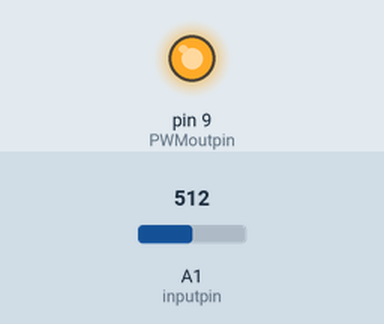
This sketch was run on a simulated Arduino Uno, built with avr-gcc and run on an emulated ATmega328P. Shown: output pins drawn as LEDs (lit = HIGH). The test bench sets the inputs (shaded band); at power-on: A1 (inputpin) = 512. What the sketch prints to the serial monitor is not drawn.

Above: at 1.2 s.
1.3 s: A1 (inputpin) set to 306
At 2.5 s:
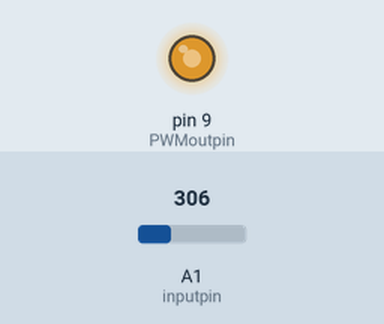
2.8 s: A1 (inputpin) set to 511
At 3.4 s:
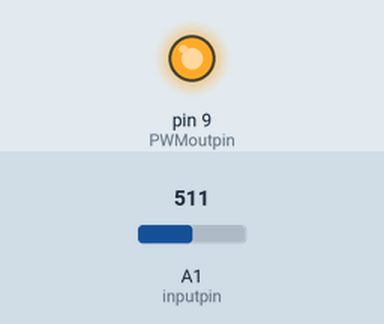
4.3 s: A1 (inputpin) set to 122
At 5.5 s:
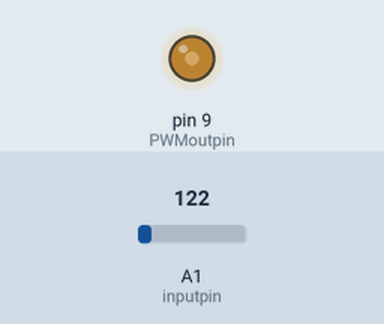
Timing chart, 0 to 7.3 s (numbered marks = the images above; inputs shaded):
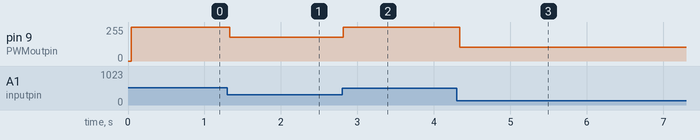

The sketch:

12V_Arduino_Buck_Converter_PID.ino
```cpp
#include <PID_v1.h>

int inputpin = A1;
int PWMoutpin = 9;

unsigned long previoustime;
unsigned long time;
unsigned long timediff;
int interval = 50;

// Set these variables to match your input and output voltages
float targetVoltage = 6; // set this to your desired voltage
float voltage = 12.33; // 12.33 due to the voltage input being a little higher than 12v. set to what ever input voltage is being used

int dutyout;
float VoltageOut;

//Define Variables we'll be connecting to
double Setpoint, Input, Output;

//Specify the links and initial tuning parameters
double Kp=0.1, Ki=0.0, Kd=0.0; // 0.025, 0.1, 0.01 is good starting point
PID myPID(&Input, &Output, &Setpoint, Kp, Ki, Kd, DIRECT);

void setup() {

  pinMode(PWMoutpin, OUTPUT);
  digitalWrite(PWMoutpin, HIGH);   // ensure PNP is OFF during setup, before Timer1 takes over

  // Clear Timer1 Control Registers
  TCCR1A = 0;
  TCNT1  = 0;

  // Set Fast PWM Mode 14 (WGM13=1, WGM12=1, WGM11=1, WGM10=0)
  // Set non-inverting mode for both Channel A and Channel B (COM1A1=1, COM1B1=1)
  TCCR1A = _BV(COM1A1) | _BV(COM1B1) | _BV(WGM11);
  TCCR1B = _BV(WGM13) | _BV(WGM12) | _BV(CS10); // CS10=1 sets Prescaler to 1

  // Set the TOP value for 250kHz
  ICR1 = 63;

  Serial.begin(115200);

  //initialize the variables we're linked to
  Input = analogRead(inputpin);

  Setpoint = (((targetVoltage)*1023)/voltage); // equation to convert voltage to 1023 analog val

  myPID.SetMode(AUTOMATIC);   //turn the PID on
  myPID.SetSampleTime(5); // sample time of the PID controller
  myPID.SetOutputLimits(0, 63); // limits of the PID output

}

void loop() {

  // keep track of current time and the difference between previous and current
time = millis();
timediff = time - previoustime;

// interval to check the RPM
if (time - previoustime >= interval) {

  previoustime = time;

  Input = analogRead(inputpin);

  VoltageOut = (Input * (voltage/1023)); // equation converting input analog value to voltage

  // serial plotter outputs for troubleshooting and tuning
  Serial.print("Target Voltage:");
  Serial.print(targetVoltage);
  Serial.print(",Voltage Out:");
  Serial.println(VoltageOut);

  Serial.print("Output: ");
  Serial.println(Output);

}

myPID.Compute();
OCR1A = 63 - (int)Output;
Serial.print("Output:"); Serial.print(Output, 4);
Serial.print(" OCR1A:"); Serial.println(OCR1A);

}
```

Measured:
- after the input at 1.3 s, pin 9 (PWMoutpin): 255/255 → 178/255 at once
- after the input at 2.8 s, pin 9 (PWMoutpin): 178/255 → 255/255 at once
- after the input at 4.3 s, pin 9 (PWMoutpin): 255/255 → 105/255 at once
